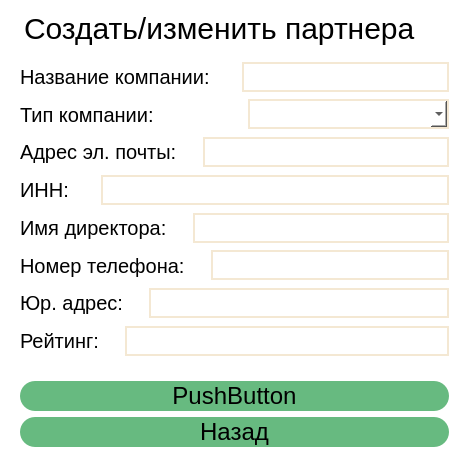
<?xml version="1.0" encoding="UTF-8"?>
<ui version="4.0">
 <class>create_update</class>
 <widget class="QWidget" name="create_update">
  <property name="geometry">
   <rect>
    <x>0</x>
    <y>0</y>
    <width>469</width>
    <height>467</height>
   </rect>
  </property>
  <property name="windowTitle">
   <string>Form</string>
  </property>
  <property name="styleSheet">
   <string notr="true">font: &quot;Arial&quot;;
	background-color: white;
	color: black;


</string>
  </property>
  <layout class="QGridLayout" name="gridLayout">
   <item row="0" column="0">
    <layout class="QHBoxLayout" name="horizontalLayout">
     <item>
      <widget class="QLabel" name="logo">
       <property name="maximumSize">
        <size>
         <width>50</width>
         <height>50</height>
        </size>
       </property>
       <property name="styleSheet">
        <string notr="true">background-color:none;</string>
       </property>
       <property name="text">
        <string/>
       </property>
       <property name="pixmap">
        <pixmap>icons/masterpol.ico</pixmap>
       </property>
       <property name="scaledContents">
        <bool>true</bool>
       </property>
      </widget>
     </item>
     <item>
      <widget class="QLabel" name="label_name">
       <property name="maximumSize">
        <size>
         <width>16777215</width>
         <height>40</height>
        </size>
       </property>
       <property name="styleSheet">
        <string notr="true">background-color:none;
font-size: 30px;</string>
       </property>
       <property name="text">
        <string>Создать/изменить партнера</string>
       </property>
      </widget>
     </item>
     <item>
      <spacer name="horizontalSpacer">
       <property name="orientation">
        <enum>Qt::Orientation::Horizontal</enum>
       </property>
       <property name="sizeHint" stdset="0">
        <size>
         <width>40</width>
         <height>20</height>
        </size>
       </property>
      </spacer>
     </item>
    </layout>
   </item>
   <item row="2" column="0">
    <widget class="QFrame" name="frame1">
     <layout class="QVBoxLayout" name="verticalLayout_2">
      <item>
       <widget class="QPushButton" name="button_save">
        <property name="minimumSize">
         <size>
          <width>200</width>
          <height>30</height>
         </size>
        </property>
        <property name="styleSheet">
         <string notr="true">background-color:#67Ba80;
border-radius: 15px;
margin-top: 5pt;
margin-left: 5pt;
margin-right: 5pt;
margin-bottom: 5pt;
border: none;
font-weight: bolder;
font-size: 18pt;
</string>
        </property>
        <property name="text">
         <string>PushButton</string>
        </property>
       </widget>
      </item>
      <item>
       <widget class="QPushButton" name="button_exit">
        <property name="minimumSize">
         <size>
          <width>200</width>
          <height>30</height>
         </size>
        </property>
        <property name="styleSheet">
         <string notr="true">background-color:#67Ba80;
border-radius: 15px;
margin-top: 5pt;
margin-left: 5pt;
margin-right: 5pt;
margin-bottom: 5pt;
border: none;
font-weight: bolder;
font-size: 18pt;
background-color:#67BA80;</string>
        </property>
        <property name="text">
         <string>Назад</string>
        </property>
       </widget>
      </item>
     </layout>
    </widget>
   </item>
   <item row="1" column="0">
    <widget class="QFrame" name="frame">
     <property name="styleSheet">
      <string notr="true">background-color: white;
font-size: 15pt;

QLineEdit {
border: 1px solid #F4E8D3;
font-size: 20px;
}

QLabel {
font-size: 20px;
}</string>
     </property>
     <layout class="QVBoxLayout" name="verticalLayout">
      <item>
       <layout class="QHBoxLayout" name="horizontalLayout_5">
        <item>
         <widget class="QLabel" name="label_name_2">
          <property name="styleSheet">
           <string notr="true">font-size: 20px;
</string>
          </property>
          <property name="text">
           <string>Название компании: </string>
          </property>
         </widget>
        </item>
        <item>
         <spacer name="verticalSpacer_4">
          <property name="orientation">
           <enum>Qt::Orientation::Vertical</enum>
          </property>
          <property name="sizeHint" stdset="0">
           <size>
            <width>20</width>
            <height>40</height>
           </size>
          </property>
         </spacer>
        </item>
        <item>
         <widget class="QLineEdit" name="lineEdit_name">
          <property name="styleSheet">
           <string notr="true">border: 2px solid #F4E8D3;
font-size: 20px;</string>
          </property>
         </widget>
        </item>
       </layout>
      </item>
      <item>
       <layout class="QHBoxLayout" name="horizontalLayout_2">
        <item>
         <widget class="QLabel" name="label_type">
          <property name="styleSheet">
           <string notr="true">font-size: 20px;</string>
          </property>
          <property name="text">
           <string>Тип компании:</string>
          </property>
         </widget>
        </item>
        <item>
         <spacer name="verticalSpacer">
          <property name="orientation">
           <enum>Qt::Orientation::Vertical</enum>
          </property>
          <property name="sizeHint" stdset="0">
           <size>
            <width>20</width>
            <height>40</height>
           </size>
          </property>
         </spacer>
        </item>
        <item>
         <widget class="QComboBox" name="comboBox_type">
          <property name="styleSheet">
           <string notr="true">font-size: 20px;
border: 2px solid #F4E8D3;</string>
          </property>
         </widget>
        </item>
       </layout>
      </item>
      <item>
       <layout class="QHBoxLayout" name="horizontalLayout_8">
        <item>
         <widget class="QLabel" name="label_email">
          <property name="styleSheet">
           <string notr="true">font-size: 20px;</string>
          </property>
          <property name="text">
           <string>Адрес эл. почты:</string>
          </property>
         </widget>
        </item>
        <item>
         <spacer name="verticalSpacer_7">
          <property name="orientation">
           <enum>Qt::Orientation::Vertical</enum>
          </property>
          <property name="sizeHint" stdset="0">
           <size>
            <width>20</width>
            <height>40</height>
           </size>
          </property>
         </spacer>
        </item>
        <item>
         <widget class="QLineEdit" name="lineEdit_email">
          <property name="styleSheet">
           <string notr="true">font-size: 20px;
border: 2px solid #F4E8D3;</string>
          </property>
         </widget>
        </item>
       </layout>
      </item>
      <item>
       <layout class="QHBoxLayout" name="horizontalLayout_3">
        <item>
         <widget class="QLabel" name="label_inn">
          <property name="styleSheet">
           <string notr="true">font-size: 20px;</string>
          </property>
          <property name="text">
           <string>ИНН: </string>
          </property>
         </widget>
        </item>
        <item>
         <spacer name="verticalSpacer_2">
          <property name="orientation">
           <enum>Qt::Orientation::Vertical</enum>
          </property>
          <property name="sizeHint" stdset="0">
           <size>
            <width>20</width>
            <height>40</height>
           </size>
          </property>
         </spacer>
        </item>
        <item>
         <widget class="QLineEdit" name="lineEdit_inn">
          <property name="styleSheet">
           <string notr="true">font-size: 20px;
border: 2px solid #F4E8D3;</string>
          </property>
         </widget>
        </item>
       </layout>
      </item>
      <item>
       <layout class="QHBoxLayout" name="horizontalLayout_6">
        <item>
         <widget class="QLabel" name="label_director">
          <property name="styleSheet">
           <string notr="true">font-size: 20px;</string>
          </property>
          <property name="text">
           <string>Имя директора:</string>
          </property>
         </widget>
        </item>
        <item>
         <spacer name="verticalSpacer_5">
          <property name="orientation">
           <enum>Qt::Orientation::Vertical</enum>
          </property>
          <property name="sizeHint" stdset="0">
           <size>
            <width>20</width>
            <height>40</height>
           </size>
          </property>
         </spacer>
        </item>
        <item>
         <widget class="QLineEdit" name="lineEdit_director">
          <property name="styleSheet">
           <string notr="true">font-size: 20px;
border: 2px solid #F4E8D3;</string>
          </property>
         </widget>
        </item>
       </layout>
      </item>
      <item>
       <layout class="QHBoxLayout" name="horizontalLayout_7">
        <item>
         <widget class="QLabel" name="label_phone">
          <property name="styleSheet">
           <string notr="true">font-size: 20px;</string>
          </property>
          <property name="text">
           <string>Номер телефона:</string>
          </property>
         </widget>
        </item>
        <item>
         <spacer name="verticalSpacer_6">
          <property name="orientation">
           <enum>Qt::Orientation::Vertical</enum>
          </property>
          <property name="sizeHint" stdset="0">
           <size>
            <width>20</width>
            <height>40</height>
           </size>
          </property>
         </spacer>
        </item>
        <item>
         <widget class="QLineEdit" name="lineEdit_phone">
          <property name="styleSheet">
           <string notr="true">font-size: 20px;
border: 2px solid #F4E8D3;
</string>
          </property>
         </widget>
        </item>
       </layout>
      </item>
      <item>
       <layout class="QHBoxLayout" name="horizontalLayout_4">
        <item>
         <widget class="QLabel" name="label_address">
          <property name="styleSheet">
           <string notr="true">font-size: 20px;</string>
          </property>
          <property name="text">
           <string>Юр. адрес:</string>
          </property>
         </widget>
        </item>
        <item>
         <spacer name="verticalSpacer_3">
          <property name="orientation">
           <enum>Qt::Orientation::Vertical</enum>
          </property>
          <property name="sizeHint" stdset="0">
           <size>
            <width>20</width>
            <height>40</height>
           </size>
          </property>
         </spacer>
        </item>
        <item>
         <widget class="QLineEdit" name="lineEdit_address">
          <property name="styleSheet">
           <string notr="true">font-size: 20px;
border: 2px solid #F4E8D3;</string>
          </property>
         </widget>
        </item>
       </layout>
      </item>
      <item>
       <layout class="QHBoxLayout" name="horizontalLayout_9">
        <item>
         <widget class="QLabel" name="label_rating">
          <property name="styleSheet">
           <string notr="true">font-size: 20px;</string>
          </property>
          <property name="text">
           <string>Рейтинг:</string>
          </property>
         </widget>
        </item>
        <item>
         <spacer name="verticalSpacer_8">
          <property name="orientation">
           <enum>Qt::Orientation::Vertical</enum>
          </property>
          <property name="sizeHint" stdset="0">
           <size>
            <width>20</width>
            <height>40</height>
           </size>
          </property>
         </spacer>
        </item>
        <item>
         <widget class="QLineEdit" name="lineEdit_rating">
          <property name="styleSheet">
           <string notr="true">font-size: 20px;
border: 2px solid #F4E8D3;</string>
          </property>
         </widget>
        </item>
       </layout>
      </item>
     </layout>
    </widget>
   </item>
  </layout>
 </widget>
 <resources/>
 <connections/>
</ui>
